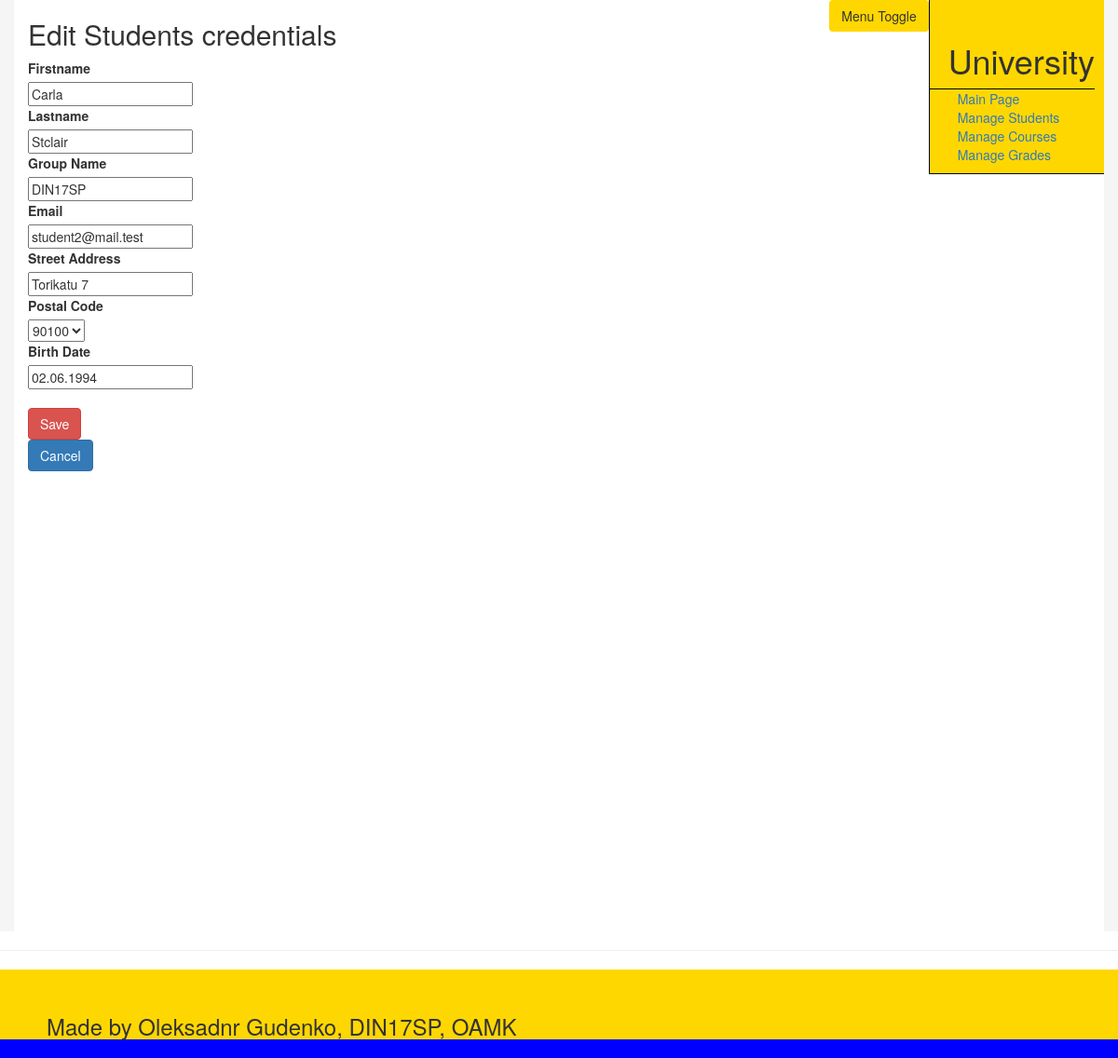
/index.php/student/edit_selected/4, run on the app's committed database.
### tables this page shows
CREATE TABLE `student` (
  `id_student` int(11) NOT NULL,
  `firstname` varchar(45) DEFAULT NULL,
  `lastname` varchar(45) DEFAULT NULL,
  `group_name` varchar(45) DEFAULT NULL,
  `email` varchar(45) DEFAULT NULL,
  `streetAddress` varchar(45) DEFAULT NULL,
  `postalCode` char(5) NOT NULL,
  `birthYear` char(10) DEFAULT NULL
);

### application/views/menu/content.php (called while the page is built, shortened)
<?php
$this->load->view('menu/header');
$this->load->view($page);
?>

### application/controllers/Student.php (called while the page is built, shortened)
<?php
class Student extends CI_Controller {
  public function edit_selected($edit_id){
    $this->load->model('Student_model');
    $data['postalCode_list']=$this->Student_model->get_postalCode_id();
    $data['id_student']=$edit_id;
    $data['chosen_student']=$this->Student_model->get_chosen_student($edit_id);
    $data['page']='student/edit_selected';
    $this->load->view('menu/content',$data);
  }
}

### index.php (called while the page is built, shortened)
<?php
require_once BASEPATH.'core/CodeIgniter.php';

### application/models/Student_model.php (called while the page is built, shortened)
<?php
class Student_model extends CI_model
{
  public function get_postalCode_id(){
    $this->db->select('postalCode');
    $this->db->from('postalcode');
    return $this->db->get()->result_array();
  }
  public function get_chosen_student($delete_id){
    $this->db->select('id_student,firstname,lastname,group_name,email,streetAddress,postalCode,birthYear');
    $this->db->from('student');
    $this->db->where('id_student',$delete_id);
    return $this->db->get()->result_array();
  }
}

### application/views/student/edit_selected.php (the view, shortened to what this page needs)
<h2>Edit Students credentials</h2>
<form class="" action="<?php echo site_url('student/save_edited'); ?>" method="post">
  <label>Firstname</label> <br>
  <input type="text" name="firstname" value="<?php echo $chosen_student[0]['firstname']; ?>"> <br>
  <label>Lastname</label> <br>
  <input type="text" name="lastname" value="<?php echo $chosen_student[0]['lastname']; ?>"> <br>
  <label>Group Name</label> <br>
  <input type="text" name="group_name" value="<?php echo $chosen_student[0]['group_name']; ?>"> <br>
  <label>Email</label> <br>
  <input type="text" name="email" value="<?php echo $chosen_student[0]['email']; ?>"> <br>
  <label>Street Address</label> <br>
  <input type="text" name="streetAddress" value="<?php echo $chosen_student[0]['streetAddress']; ?>"> <br>
  <label for="">Postal Code</label> <br>
  <select class="" name="postalCode">
    <?php
      foreach ($postalCode_list as $row){
        echo '<option value="'.$row['postalCode'].'">'.$row['postalCode'].'</option>';
      }
    ?>
  </select> <br>
  <label>Birth Date</label> <br>
  <input type="text" name="birthYear" value="<?php echo $chosen_student[0]['birthYear']; ?>"> <br> <br>
  <input class="btn btn-danger" type="submit" name="" value="Save">
</form>
<a href="<?php echo site_url('student/show_students'); ?>"><button class="btn btn-primary">Cancel</button></a>

### data on the page
student: firstname "Carla", lastname "Stclair", group_name "DIN17SP", email "student2@mail.test", streetAddress "Torikatu 7", birthYear "02.06.1994"

### other printed values
form field postalCode "90100"
